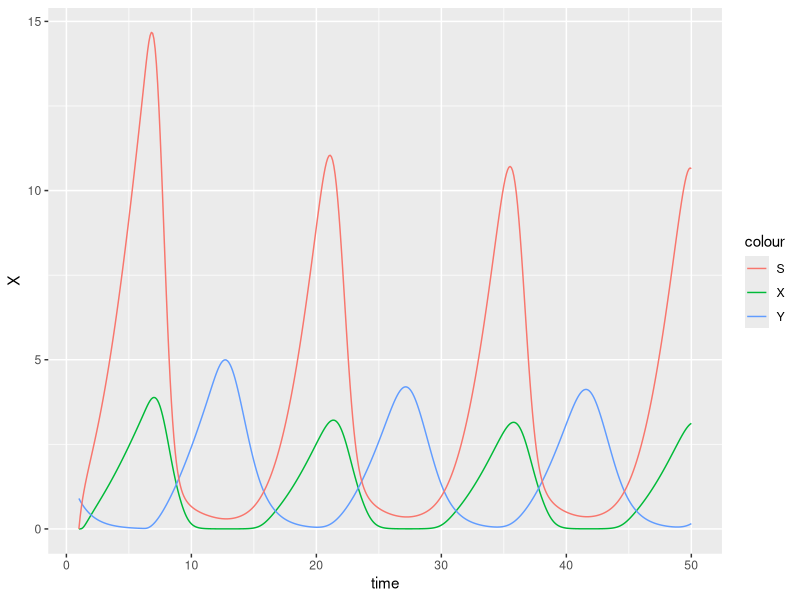
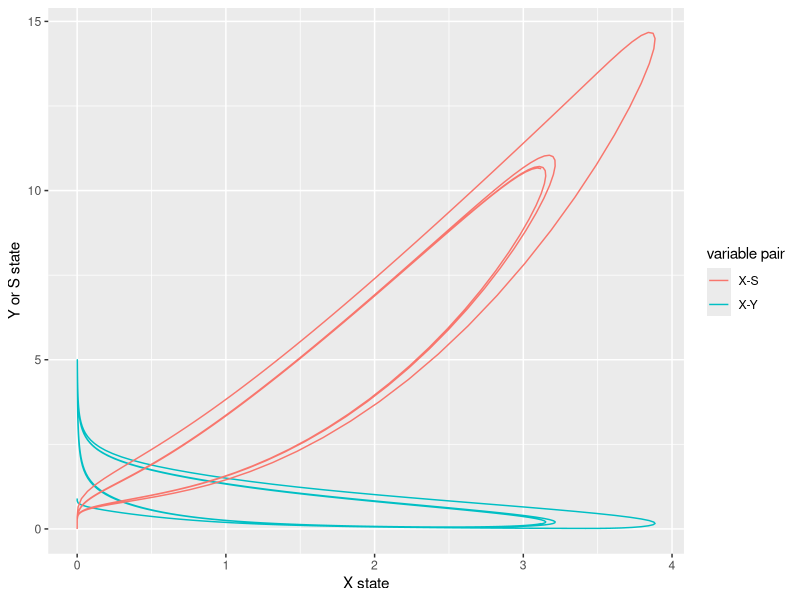
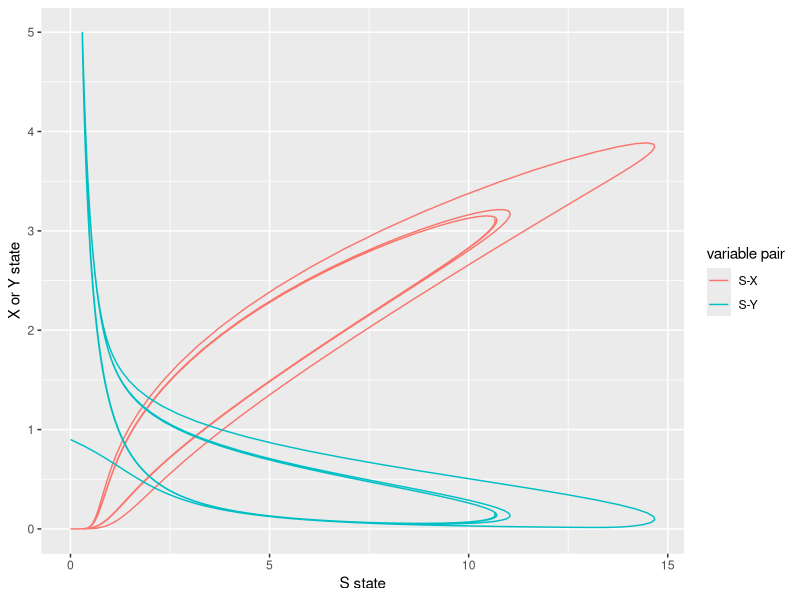
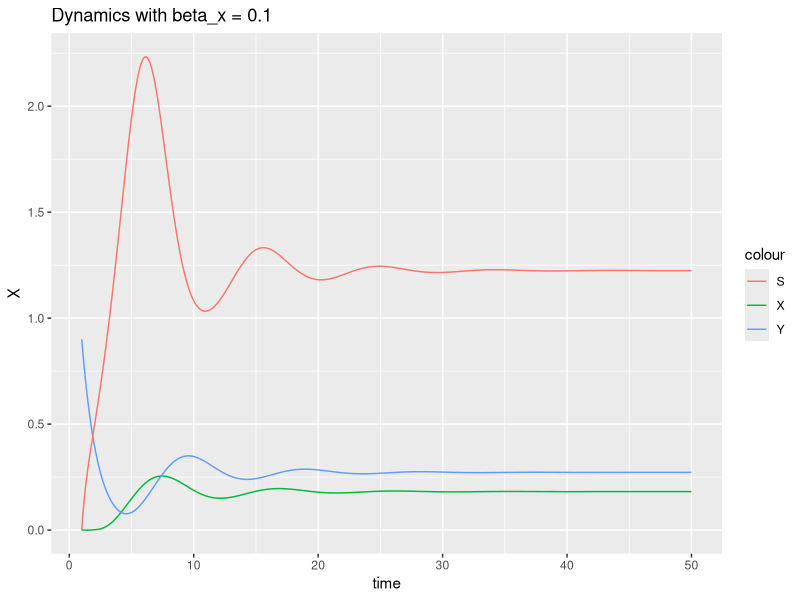
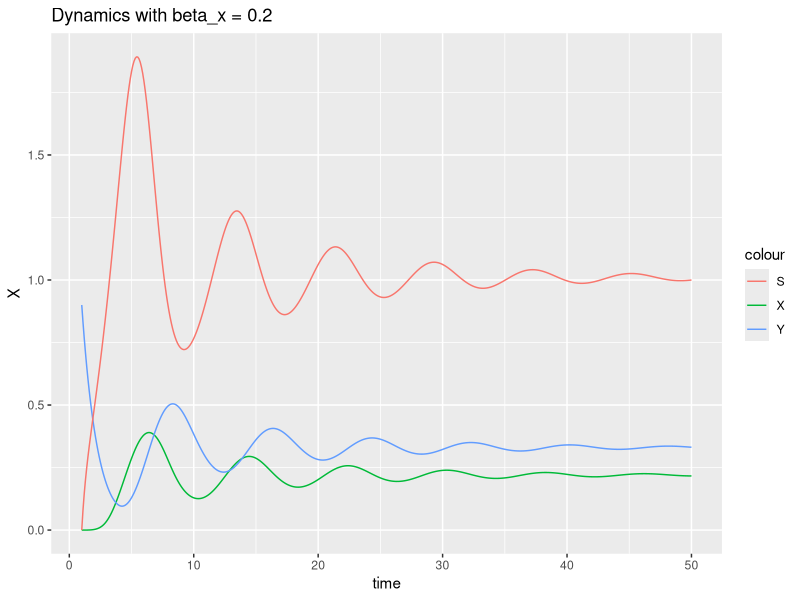
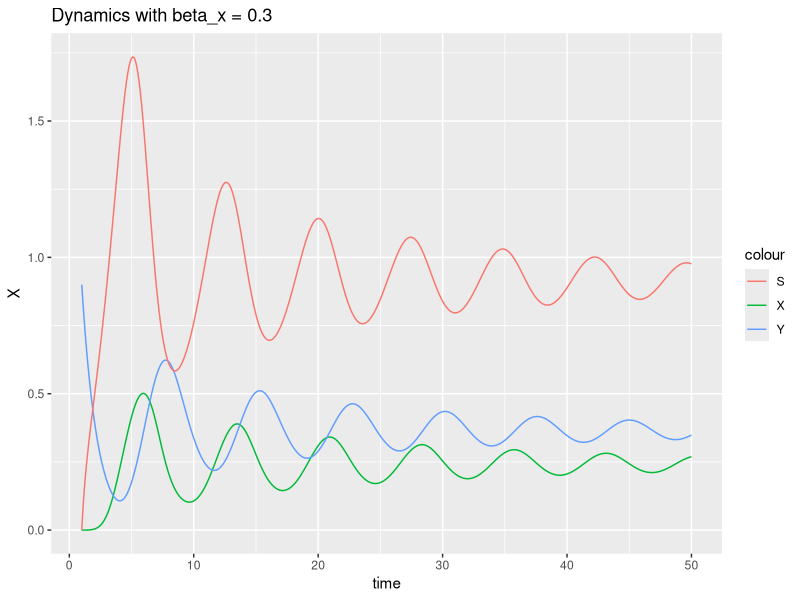
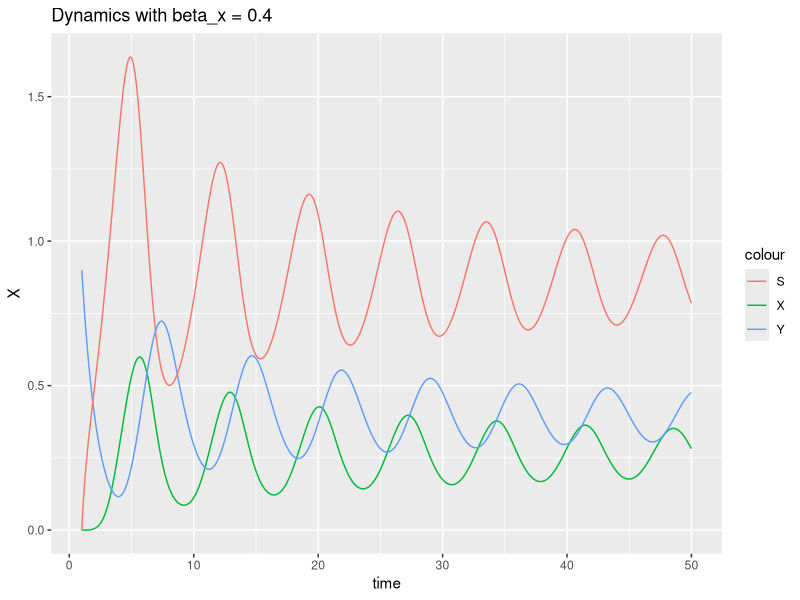
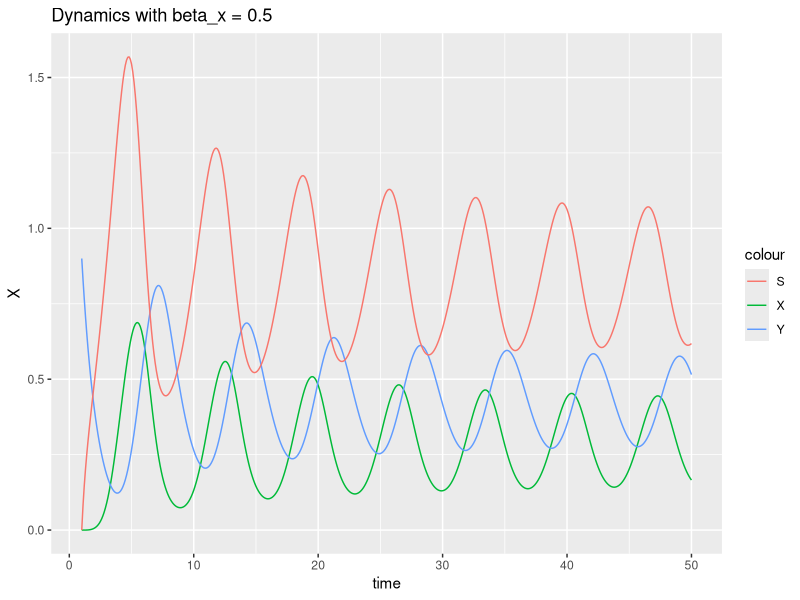

Reproduce these figures in R, in order.
## ---- chunk 1
# load library
library(deSolve)

# Function for p53-Mdm2-signal delay differential equations
p53_model <- function(t, y, p, tau, tinit, xinit){
  
  # If t - tau is less than the time of the first timepoint, 
  # use initial x value, otherwise use the x value at some lag 
  if((t - tau) <= tinit){
    xlag <- xinit
  } else {
    xlag <- lagvalue(t - tau)[1]
  }
  
  # Write state variables more intuitively
  X <- y[1] ; Y <- y[2] ; S <- y[3]
  
  # Expecting 7 parameter values: 3 betas, 3 alphas, and n
  beta_x <- p[1]   ; beta_y <- p[2]  ; beta_s <- p[3]
  alpha_xy <- p[4] ; alpha_y <- p[5] ; alpha_s <- p[6]
  n <- p[7]
  
  # Differential Equations
  dX <- beta_x * S^n / (1 + S^n) - alpha_xy * X * Y
  dY <- beta_y * xlag - alpha_y * Y
  dS <- beta_s - alpha_s * Y * S
  
  return(list(c(dX, dY, dS)))
}

## ---- chunk 2
# Set parameter values
params <- c(beta_x = 0.9, beta_y = 1.2, beta_s = 4.0, 
            alpha_xy = 1.4, alpha_y = 0.8, alpha_s = 2.7, 
            n = 4)

# Set initial conditions and time vectors
init <- c(X = 0, Y = 0.9, S = 0)
times <- seq(1, 50, by=0.1)

# Solve system of delay differential equations
out <- dede(y = init, times = times, func = p53_model, 
            p = params, tau = 5.0, tinit = min(times), xinit=init["X"]) 

# Change the output from a matrix to a dataframe for easier plotting
out <- data.frame(out)

## ---- chunk 3
library(tidyverse)

# Plot the time series dynamics of X, Y, and S
ggplot(out) +
  geom_line(aes(x = time, y = X, color = "X")) +
  geom_line(aes(x = time, y = Y, color = "Y")) +
  geom_line(aes(x = time, y = S, color = "S"))
  
## ---- chunk 4
# X dynamics
ggplot(out) +
  geom_path(aes(x = X, y = Y, color = "X-Y")) +
  geom_path(aes(x = X, y = S, color = "X-S")) +
  labs(x = "X state", y = "Y or S state", color = "variable pair")

# S dynamics
ggplot(out) +
  geom_path(aes(x = S, y = X, color = "S-X")) +
  geom_path(aes(x = S, y = Y, color = "S-Y")) +
  labs(x = "S state", y = "X or Y state", color = "variable pair")

## ---- chunk 5
# Find numerical solutions over the beta.x range from 0.1 to 2.0 
beta_x_seq <- seq(0.1, 2, by = 0.1)

# Loop over beta.x values, solve the system, and make a plot at each iteration
for(b in 1:length(beta_x_seq)){
  params <- c(beta_x = beta_x_seq[b], beta_y = 1.2, beta_s = 0.9, 
              alpha_xy = 1.4, alpha_y = 0.8, alpha_s = 2.7, 
              n = 4)
  
  # Solve system of delay differential equations
  out <- dede(y = init, times = times, func = p53_model, 
              p = params, tau = 0.9, tinit = min(times), xinit=init["X"]) 
  
  out <- data.frame(out)

  # Plot the time series dynamics of X, Y, and S
  g <- ggplot(out) +
    geom_line(aes(x = time, y = X, color = "X")) +
    geom_line(aes(x = time, y = Y, color = "Y")) +
    geom_line(aes(x = time, y = S, color = "S")) +
    labs(title = paste0("Dynamics with beta_x = ",beta_x_seq[b]))
  
  print(g)
}
